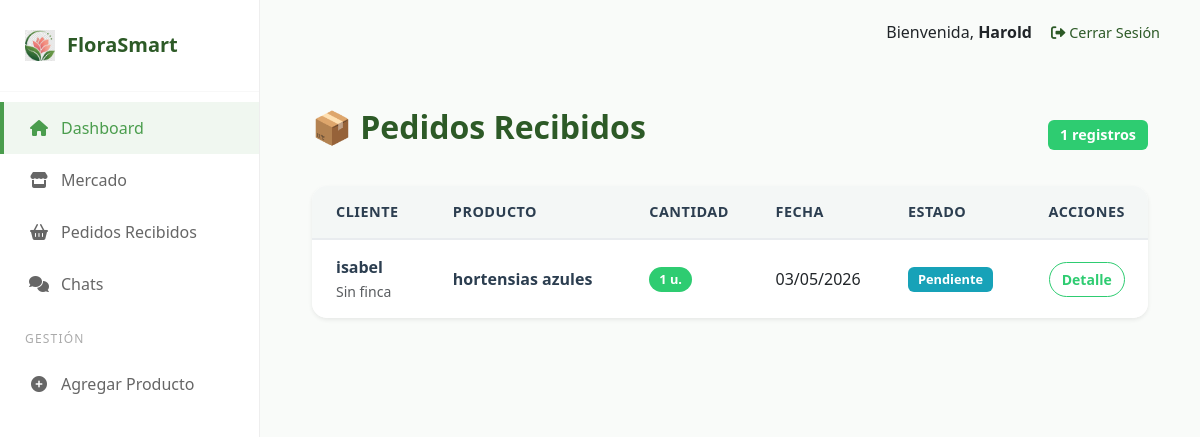
The page /mis-pedidos/ (signed in) on the database its author committed.
### usuarios/models.py (models this page shows, shortened)
class Usuario(AbstractUser):
    ROLES = (
        ('floricultor', 'Floricultor / Productor'),
        ('comprador_b2b', 'Comprador Mayorista (B2B)'),
        ('comprador_b2c', 'Cliente Final (B2C)'),
    )
    email = models.EmailField(unique=True)
    rol = models.CharField(max_length=20, choices=ROLES, default='comprador_b2c')
    nombre_empresa_o_finca = models.CharField(max_length=100, blank=True, null=True)
    groups = models.ManyToManyField(
        Group,
        related_name="usuario_set",
        blank=True,
    )
    user_permissions = models.ManyToManyField(
        Permission,
        related_name="usuario_permissions_set",
        blank=True,
    )

class Pedido(models.Model):
    ESTADOS = (
        ('pendiente', 'Pendiente'),
        ('en_camino', 'En Camino'),
        ('entregado', 'Entregado'),
        ('cancelado', 'Cancelado'),
    )
    cliente = models.ForeignKey(Usuario, on_delete=models.CASCADE, related_name='mis_pedidos_realizados')
    producto = models.ForeignKey(Producto, on_delete=models.CASCADE, related_name='pedidos_del_producto')
    cantidad = models.PositiveIntegerField(default=1)
    fecha_pedido = models.DateTimeField(auto_now_add=True)
    estado = models.CharField(max_length=20, choices=ESTADOS, default='pendiente')
    notas = models.TextField(blank=True, null=True)

class Producto(models.Model):
    floricultor = models.ForeignKey(Usuario, on_delete=models.CASCADE, related_name='mis_productos')
    nombre_flor = models.CharField(max_length=50)
    variedad = models.CharField(max_length=50, blank=True)
    color = models.CharField(max_length=30)
    precio_por_tallo = models.DecimalField(max_digits=10, decimal_places=2)
    cantidad_disponible = models.PositiveIntegerField()
    descripcion = models.TextField(blank=True)
    fecha_publicacion = models.DateTimeField(auto_now_add=True)
    imagen = models.ImageField(upload_to='productos/', null=True, blank=True)

### usuarios/views.py (the view)
# urls.py: path('mis-pedidos/', views.mis_pedidos_view, name='mis_pedidos'),
def mis_pedidos_view(request):
    if not request.user.is_authenticated:
        return redirect('login')
    if request.user.rol == 'floricultor':
        pedidos = Pedido.objects.filter(producto__floricultor=request.user).order_by('-fecha_pedido')
        titulo = "Pedidos Recibidos"
    else:
        pedidos = Pedido.objects.filter(cliente=request.user).order_by('-fecha_pedido')
        titulo = "Mis Pedidos"
    return render(request, 'mis_pedidos.html', {'pedidos': pedidos, 'titulo': titulo})

### templates/mis_pedidos.html (shortened to what this page needs)
{% extends 'base.html' %}
{% load static %}
{% block extra_css %}
    <link rel="stylesheet" href="{% static 'css/style.css' %}">
{% endblock %}
{% block content %}
<div class="container mt-4">
    <div class="d-flex justify-content-between align-items-center mb-4">
        <h2 class="fw-bold text-success">📦 {{ titulo }}</h2>
        <span class="badge bg-primary">{{ pedidos.count }} registros</span>
    </div>
    <div class="card card-pedidos shadow-sm">
        <div class="card-body p-0">
            <div class="table-responsive">
                <table class="table table-pedidos align-middle mb-0">
                    <thead>
                        <tr>
                            {% if request.user.rol == 'floricultor' %}
                                <th class="ps-4">Cliente</th>
                            {% endif %}
                            <th class="ps-4">Producto</th>
                            <th>Cantidad</th>
                            <th>Fecha</th>
                            <th>Estado</th>
                            <th class="text-center">Acciones</th>
                        </tr>
                    </thead>
                    <tbody>
                        {% for pedido in pedidos %}
                        <tr>
                            {% if request.user.rol == 'floricultor' %}
                                <td class="ps-4">
                                    <span class="nombre-producto">{{ pedido.cliente.get_full_name|default:pedido.cliente.username }}</span>
                                    <br><small class="text-muted">{{ pedido.cliente.nombre_empresa_o_finca|default:'Sin finca' }}</small>
                                </td>
                            {% endif %}
                            <td class="ps-4">
                                <span class="nombre-producto">{{ pedido.producto.nombre_flor }}</span>
                            </td>
                            <td><span class="badge rounded-pill badge-cantidad">{{ pedido.cantidad }} u.</span></td>
                            <td>{{ pedido.fecha_pedido|date:"d/m/Y" }}</td>
                            <td><span class="badge bg-info">{{ pedido.get_estado_display }}</span></td>
                            <td class="text-center">
                                <button class="btn btn-sm btn-outline-success"
                                        data-bs-toggle="modal"
                                        data-bs-target="#detalleModal"
                                        data-nombre-comprador="{{ pedido.cliente.get_full_name|default:pedido.cliente.username }}"
                                        data-finca="{{ pedido.cliente.nombre_empresa_o_finca|default:'No especificada' }}"
                                        data-producto="{{ pedido.producto.nombre_flor }}"
                                        data-cantidad="{{ pedido.cantidad }}"
                                        data-fecha="{{ pedido.fecha_pedido|date:'d/m/Y H:i' }}"
                                        data-estado="{{ pedido.get_estado_display }}">
                                    Detalle
                                </button>
                            </td>
                        </tr>
                        {% empty %}
                        <tr>
                            <td colspan="{% if request.user.rol == 'floricultor' %}6{% else %}5{% endif %}" class="text-center py-5 text-muted">No hay pedidos registrados.</td>
                        </tr>
                        {% endfor %}
                    </tbody>
                </table>
            </div>
        </div>
    </div>
</div>
{% endblock %}

### templates/base.html (shortened to what this page needs)
{% load static %}
<!DOCTYPE html>
<html lang="es">
<head>
    <link rel="stylesheet" href="{% static 'css/style.css' %}">
    <link href="https://cdn.jsdelivr.net/npm/bootstrap@5.3.0/dist/css/bootstrap.min.css" rel="stylesheet">
    <link rel="stylesheet" href="https://cdnjs.cloudflare.com/ajax/libs/font-awesome/6.0.0/css/all.min.css">
    {% block extra_css %}{% endblock %}
</head>
<body>
    <div class="market-layout">
        <aside class="market-sidebar">
            <div class="sidebar-brand">
                <img src="{% static 'images/logo.png' %}" alt="Logo FloraSmart" class="sidebar-logo">
                <a href="{% url 'home' %}" class="sidebar-brand-name">FloraSmart</a>
            </div>
            <nav class="nav-menu">
                <a href="{% url 'home' %}" class="sidebar-link active">
                    <i class="fas fa-home"></i>
                    <span>Dashboard</span>
                </a>
                <a href="{% url 'mercado' %}" class="sidebar-link">
                    <i class="fas fa-store"></i>
                    <span>Mercado</span>
                </a>
                <a href="{% url 'mis_pedidos' %}" class="sidebar-link">
                    <i class="fas fa-shopping-basket"></i>
                    <span>{% if user.rol == 'floricultor' %}Pedidos Recibidos{% else %}Mis Pedidos{% endif %}</span>
                </a>
                <a href="{% url 'lista_chats' %}" class="sidebar-link">
                    <i class="fas fa-comments"></i>
                    <span>Chats</span>
                </a>
                {% if user.rol == 'floricultor' %}
                    <div class="sidebar-section-title">Gestión</div>
                    <a href="{% url 'agregar_producto' %}" class="sidebar-link">
                        <i class="fas fa-plus-circle"></i>
                        <span>Agregar Producto</span>
                    </a>
                {% endif %}
            </nav>
        </aside>
        <main class="main-content">
            <header class="top-user-bar">
                <div class="user-info">
                    {% if user.is_authenticated %}
                        <span>Bienvenida, <strong>{{ user.username }}</strong></span>
                        <a href="{% url 'logout' %}" class="logout-link" style="margin-left: 15px; color: #2d5a27; text-decoration: none; font-size: 0.9rem;">
                            <i class="fas fa-sign-out-alt"></i> Cerrar Sesión
                        </a>
                    {% endif %}
                </div>
            </header>
            <section class="container-fluid">
                {% block content %}
                {% endblock %}
            </section>
        </main>
    </div>
</body>
</html>

### static/css/style.css (style rules this page uses)
:root { --green-main: #4a9d4d; --green-dark: #2d5a27; --text-gray: #666; --primary-green: #2ecc71; --dark-green: #27ae60; --light-bg: #f4f7f6; --white: #ffffff; --text-dark: #2c3e50; --shadow: 0 4px 15px rgba(0,0,0,0.1); }
body, html { height: 100%; margin: 0; font-family: 'Segoe UI', sans-serif; }
.market-layout { display: flex; height: 100vh; overflow: hidden; }
.market-sidebar { width: 260px; background: var(--white); border-right: 1px solid #eee; display: flex; flex-direction: column; height: 100%; flex-shrink: 0; }
.sidebar-brand { display: flex; align-items: center; padding: 30px 25px; border-bottom: 1px solid #f8f8f8; }
.sidebar-logo { width: 30px; height: auto; margin-right: 12px; }
.sidebar-brand-name { color: var(--green-dark); font-size: 20px; font-weight: bold; text-decoration: none; }
.nav-menu { flex: 1; overflow-y: auto; padding-top: 10px; }
.sidebar-link { text-decoration: none; color: var(--text-gray); padding: 14px 25px; display: flex; align-items: center; gap: 12px; border-left: 4px solid transparent; transition: all 0.3s ease; font-weight: 500; }
.sidebar-link i { width: 20px; text-align: center; }
.sidebar-link:hover, .sidebar-link.active { background-color: #f0f7f0; color: var(--green-main); border-left: 4px solid var(--green-main); }
.sidebar-section-title { padding: 20px 25px 10px 25px; font-size: 0.75rem; color: #aaa; text-transform: uppercase; letter-spacing: 1.2px; }
.main-content { flex: 1; display: flex; flex-direction: column; background: #f9fbf9; overflow-y: auto; }
.top-user-bar { display: flex; justify-content: flex-end; align-items: center; padding: 20px 40px; background: transparent; }
.container { max-width: 1100px; margin: 0 auto; padding: 20px 40px; }
.container.mt-4 { max-width: 1200px; margin: 0 auto; padding: 20px 40px; }
.fw-bold.text-success { color: var(--green-dark) !important; font-size: 2rem; margin-bottom: 1rem; }
.badge.bg-primary { background-color: var(--primary-green) !important; font-size: 0.9rem; padding: 8px 12px; }
.card-pedidos { border: none; border-radius: 15px; overflow: hidden; box-shadow: var(--shadow); }
.card-pedidos .card-body { padding: 0; }
.table-pedidos { margin-bottom: 0; }
.table-pedidos thead th { background-color: var(--light-bg); color: var(--text-dark); font-weight: 600; border-bottom: 2px solid #e9ecef; padding: 15px; font-size: 0.9rem; text-transform: uppercase; letter-spacing: 0.5px; }
.table-pedidos tbody tr { transition: background-color 0.3s ease; }
.table-pedidos td { padding: 15px; vertical-align: middle; border: none; }
.nombre-producto { font-weight: 600; color: var(--text-dark); font-size: 1rem; }
.badge-cantidad { background-color: var(--primary-green); color: white; font-size: 0.8rem; padding: 6px 10px; }
.badge.bg-info { background-color: #17a2b8 !important; color: white; font-size: 0.8rem; padding: 6px 10px; }
.btn-outline-success { border-color: var(--primary-green); color: var(--primary-green); font-weight: 600; padding: 6px 12px; border-radius: 20px; transition: all 0.3s ease; }

### rows shown on the page
Usuario: username "Harold"
Pedido: cliente.get_full_name "isabel", cliente.nombre_empresa_o_finca "Sin finca", producto.nombre_flor "hortensias azules", cantidad "1", fecha_pedido "03/05/2026", estado "Pendiente"

### other values the page prints
{{ titulo }} "Pedidos Recibidos"
{{ pedidos.count }} "1"
